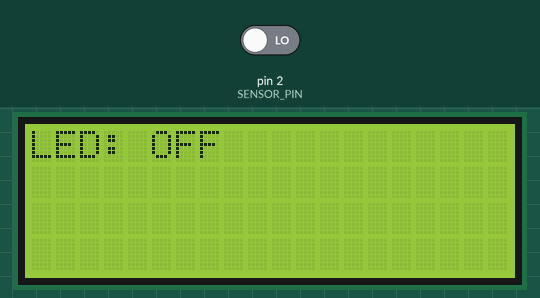
This sketch was run on a simulated Arduino Uno, built with avr-gcc and run on an emulated ATmega328P. Parts: 20×4 character LCD. Inputs (shaded band) come from the test bench; at power-on: pin 2 (SENSOR_PIN) LOW. What the sketch prints to the serial monitor is not drawn.

Above: at 1.2 s.
1.3 s: pin 2 (SENSOR_PIN) driven HIGH
At 2.1 s:
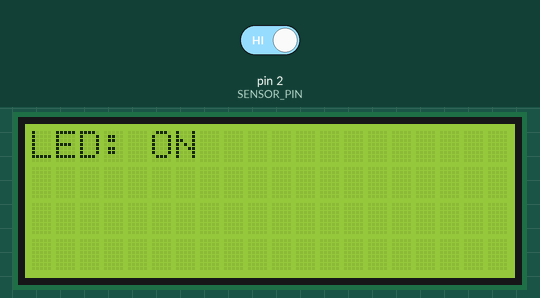
3.1 s: pin 2 (SENSOR_PIN) driven LOW
At 4.4 s:
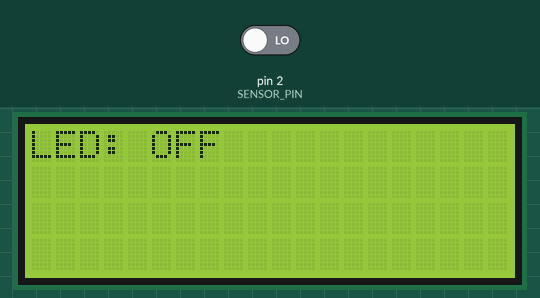
Timing chart, 0 to 6.1 s (numbered marks = the images above; inputs shaded):
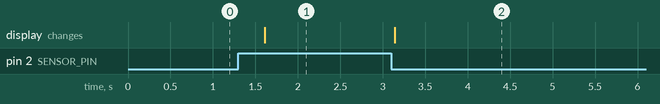

The sketch:

HC-SR501.ino
```cpp
#include <LiquidCrystal_I2C.h>

#define SENSOR_PIN 2
#define LCD_PIN 3

#define I2C_ADDR    0x27
#define LCD_COLUMNS 20
#define LCD_LINES   4

LiquidCrystal_I2C lcd(I2C_ADDR, LCD_COLUMNS, LCD_LINES);

void setup() {
  Serial.begin(9600);
  pinMode(LCD_PIN, OUTPUT);
  pinMode(SENSOR_PIN, INPUT);
  lcd.init();
  lcd.backlight();
}

void loop() {
  lcd.clear();
  int sensorValue = digitalRead(SENSOR_PIN);
  if (sensorValue == HIGH)
  {

    digitalWrite(LCD_PIN, HIGH);
    lcd.setCursor(0,0);
    lcd.print("LED: ");
    lcd.print("ON");
  }
  else
  {
    digitalWrite(LCD_PIN, LOW);
    lcd.setCursor(0,0);
    lcd.print("LED: ");
    lcd.print("OFF");
  }
  Serial.println(sensorValue);
  delay(500);
}
```

Measured:
- after the input at 1.3 s, the display: changes after 0.31 s (image 1)
- after the input at 3.1 s, the display: changes at once (image 2)
